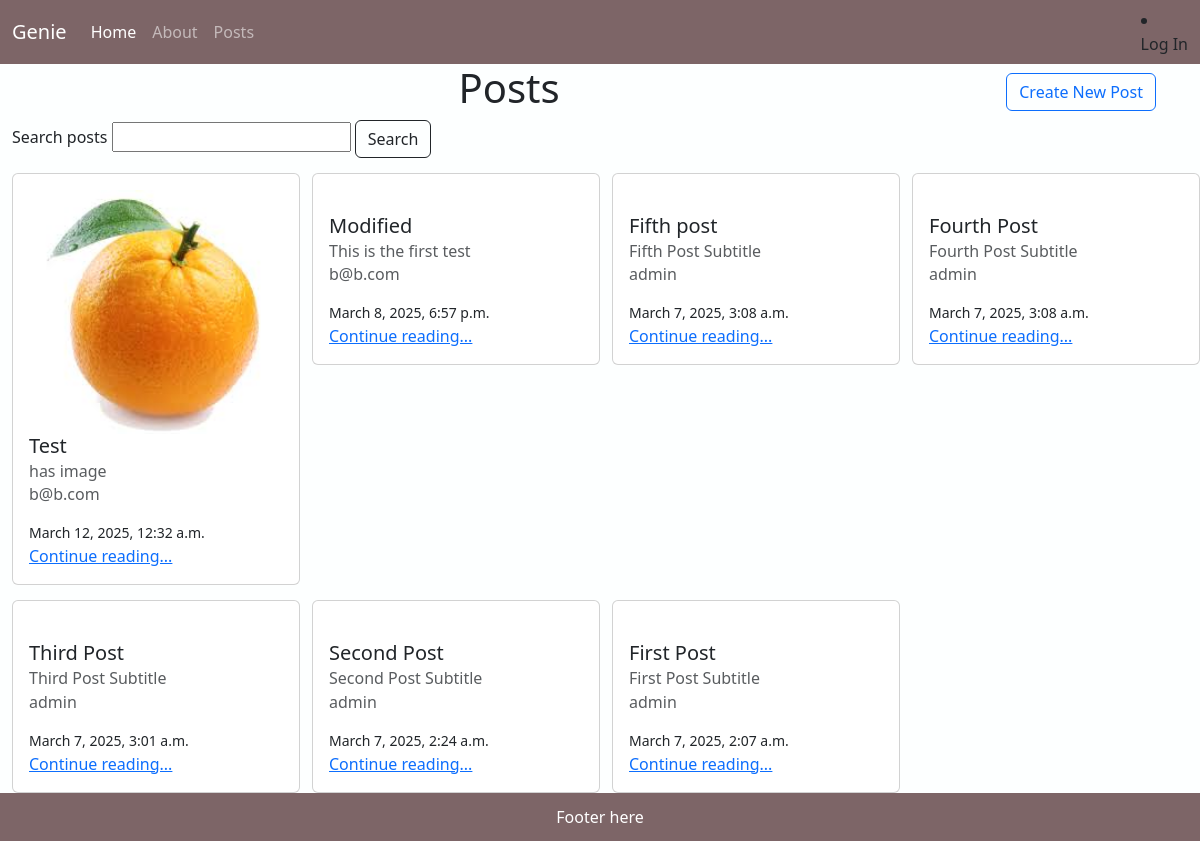
The app's page /posts/, older data.
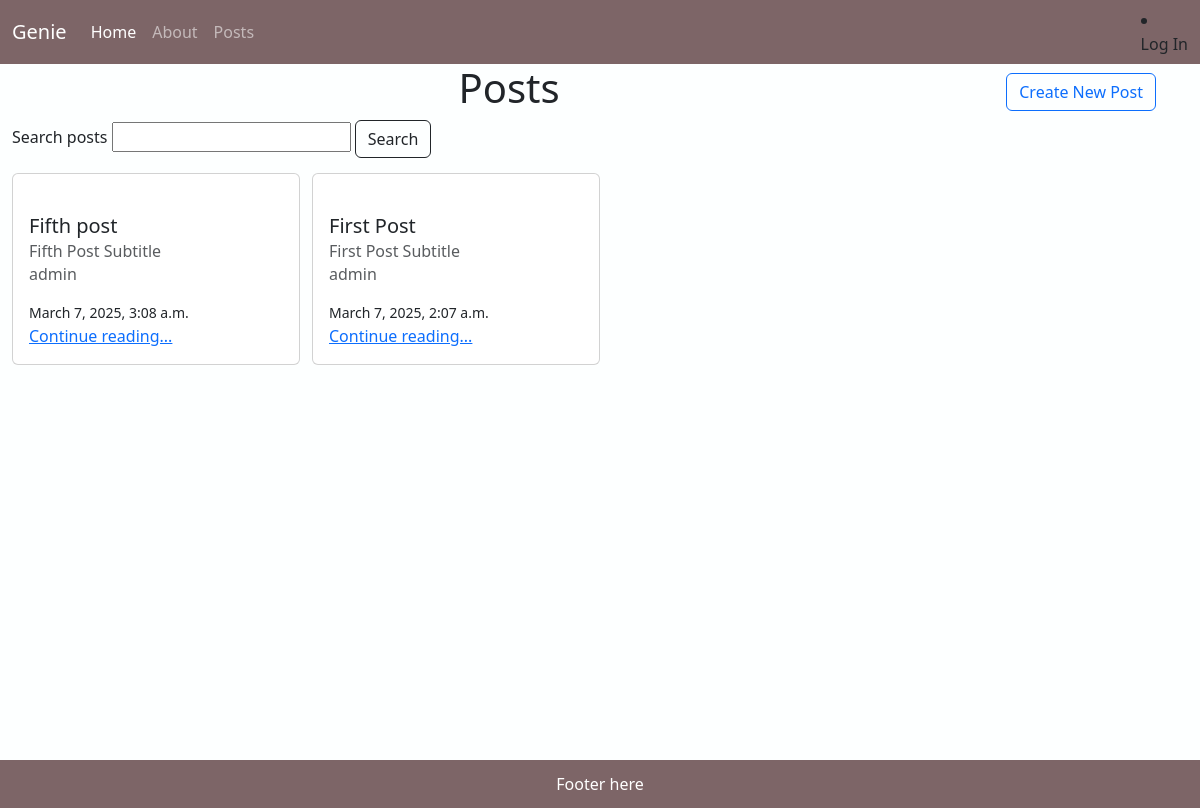
The same page, newer data.
### posts/models.py (models this page shows, shortened)
class Post(models.Model):
    title = models.CharField(max_length=128)
    subtitle = models.CharField(max_length=256)
    author = models.ForeignKey(get_user_model(), on_delete = models.CASCADE)
    body = models.TextField()
    created_on = models.DateTimeField(auto_now_add=True)
    status = models.ForeignKey(
        Status,
        null=True,
        default=None,
        on_delete=models.CASCADE
    )
    image = models.ImageField(upload_to="posts/", blank=True, null=True)

### posts/views.py (the view)
# urls.py: path('', PostListView.as_view(), name="post_list"),
class PostListView(ListView):
    template_name = "posts/list.html"
    model = Post
    def get_filtered_data(self, search):
        if search:
            print("Applying filter")
            results = Post.objects.filter(title__contains=search).order_by("created_on").reverse()
            return results
        else:
            return Post.objects.all().order_by("created_on").reverse()
    def get_context_data(self, **kwargs):
        context = super().get_context_data(**kwargs)
        search_text = self.request.GET.get('search')
        all_posts = self.get_filtered_data(search_text)
        context["post_list"] = all_posts
        return context

### templates/posts/list.html (shortened to what this page needs)
{% extends 'base.html' %}
{% load static %}
{% block css %}
    <link rel="stylesheet" href="{% static 'css/post_list.css' %}">
{% endblock %}
{% block content %}
    <div class="post-list">
        <div class="header">
            <h1>Posts</h1>
            <a class="btn btn-outline-primary" href="{% url 'post_create' %}">Create New Post</a>
        </div>
        <div class="filter">
            <form method="get">
                <label>Search posts</label>
                <input type="search" name="search">
                <button type="submit" class="btn btn-outline-dark">Search</button>
            </form>
        </div>
        <div class="row">
            {% for item in post_list %}
                <div class="col-md-3 col-sm-6">
                    <div class="card">
                        <div class="card-body">
                            {% if item.image %}
                            <img src="{{item.image.url}}"  alt="post">
                            {% else %}
                            <img src="https://upload.wikimedia.org/wikipedia/commons/thumb/a/ac/No_image_available.svg/2048px-No_image_available.svg.png" alt="">
                            {% endif %}
                            <h5 class="card-title">{{item.title}}</h5>
                            <h6 class="card-subtitle mb-2 text-body-secondary">{{item.subtitle}}</h6>
                            <h6 class="card-subtitle mb-2 text-body-secondary">{{item.author}}</h6>
                            <small>{{item.created_on}}</small><br/>
                            <a href="{% url 'post_detail' item.id %}" class="card-link">Continue reading...</a>
                        </div>
                    </div>
                </div>
            {% endfor %}
        </div>
    </div>
{% endblock %}

### templates/base.html (shortened to what this page needs)
{% load static %}
<!DOCTYPE html>
<html lang="en">
<head>
    <link href="https://cdn.jsdelivr.net/npm/bootstrap@5.3.3/dist/css/bootstrap.min.css" rel="stylesheet">
    <link rel="stylesheet" href="{% static 'css/base.css' %}">
    {% block css %}{% endblock %}
</head>
<body>
    {% include 'navbar.html' %}
    <main class="container-fluid">
        {% block content %}{% endblock %}
    </main>
    <footer>
        Footer here
    </footer>
</body>
</html>

### templates/navbar.html (shortened to what this page needs)
<nav class="navbar navbar-expand-lg" data-bs-theme="dark" style="background-color: #7d6567; flex:1;">
  <div class="container-fluid">
    <a class="navbar-brand" href="{% url 'home' %}">Genie</a>
    <div class="collapse navbar-collapse" id="navbarNav">
      <ul class="navbar-nav me-auto">
        <li class="nav-item">
          <a class="nav-link active" aria-current="page" href="{% url 'home' %}">Home</a>
        </li>
        <li class="nav-item">
          <a class="nav-link" href="{% url 'about' %}">About</a>
        </li>
        <li class="nav-item">
          <a class="nav-link" href="{% url 'post_list' %}">Posts</a>
        </li>
      </ul>
      <div class="d-flex" role="search">
        {% if user.is_authenticated %}
          <span class="btn btn-outline-light">{{user.username}}</span>
          <form method="POST" action="{% url 'logout' %}">
            {% csrf_token %}
            <button class="btn btn-outline-light" type="submit">Log Out</button>
          </form>
        {% else %}
          <li class="nav-item">
            <a class="nav-link" href="{% url 'login' %}">Log In</a>
          </li>
        {% endif %}
      </div>
    </div>
  </div>
</nav>

### static/css/base.css (style rules this page uses)
html, body { padding: 0; margin: 0; min-height: 100dvh; }
body { background-color: #fdffff; }
footer { background-color: #7d6567; color: white; padding: 12px 0 12px 0; text-align: center; }
main { min-height: calc(100dvh - 104px); }

### static/css/post_list.css (style rules this page uses)
.post-list .header { display: flex; align-items: center; }
.post-list .header h1 { flex: 1; text-align: center; }
.post-list .header a { margin-right: 2rem; }
.post-list .card { width: 18rem; margin-top: 15px; }

Row changes from the older to the newer data that the page shows:
removed Post: image (picture), title "Test", subtitle "has image", author "b@b.com", created_on "March 12, 2025, 12:32 a.m."
removed Post: title "Modified", subtitle "This is the first test", author "b@b.com", created_on "March 8, 2025, 6:57 p.m."
removed Post: title "Fourth Post", subtitle "Fourth Post Subtitle", author "admin", created_on "March 7, 2025, 3:08 a.m."
removed Post: title "Third Post", subtitle "Third Post Subtitle", author "admin", created_on "March 7, 2025, 3:01 a.m."
removed Post: title "Second Post", subtitle "Second Post Subtitle", author "admin", created_on "March 7, 2025, 2:24 a.m."
